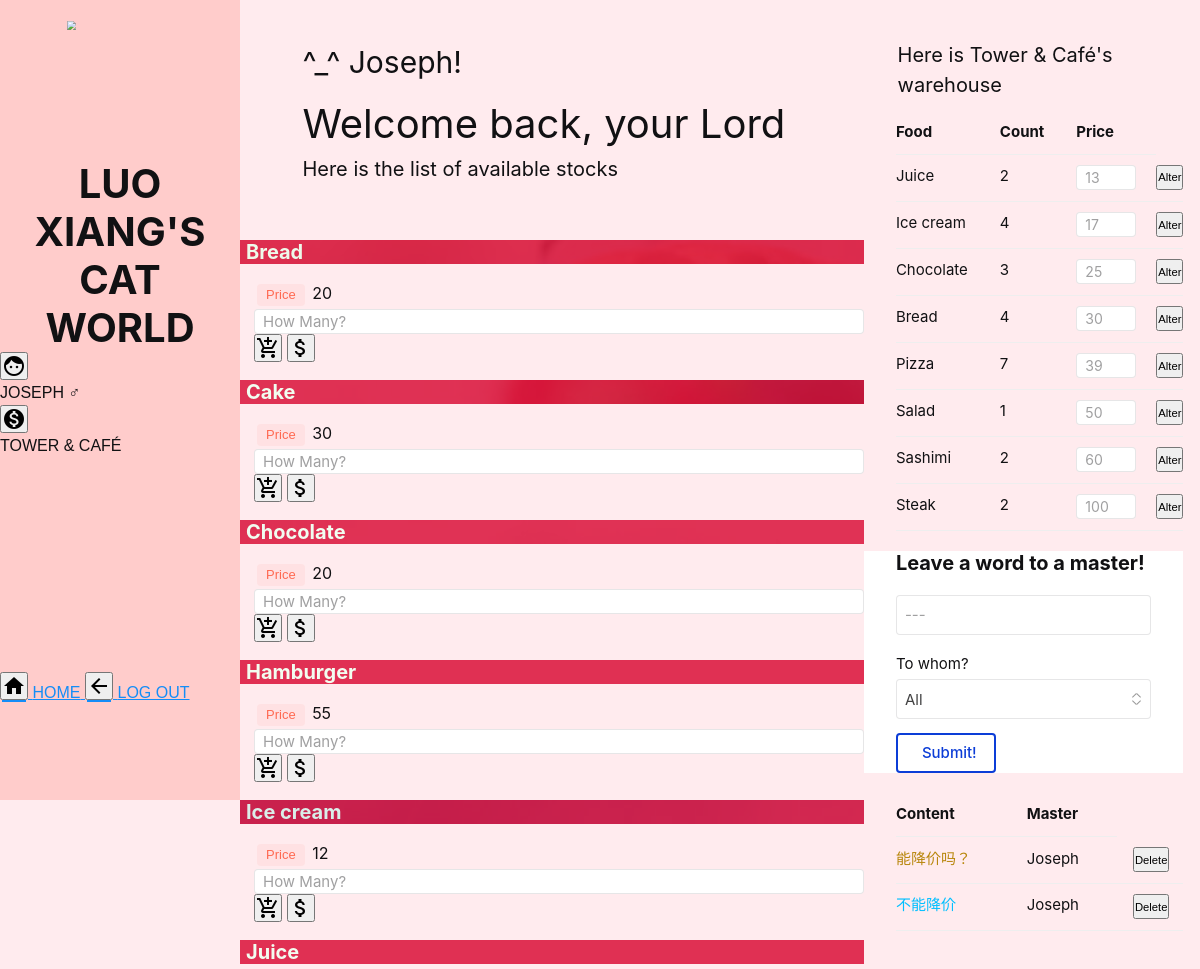
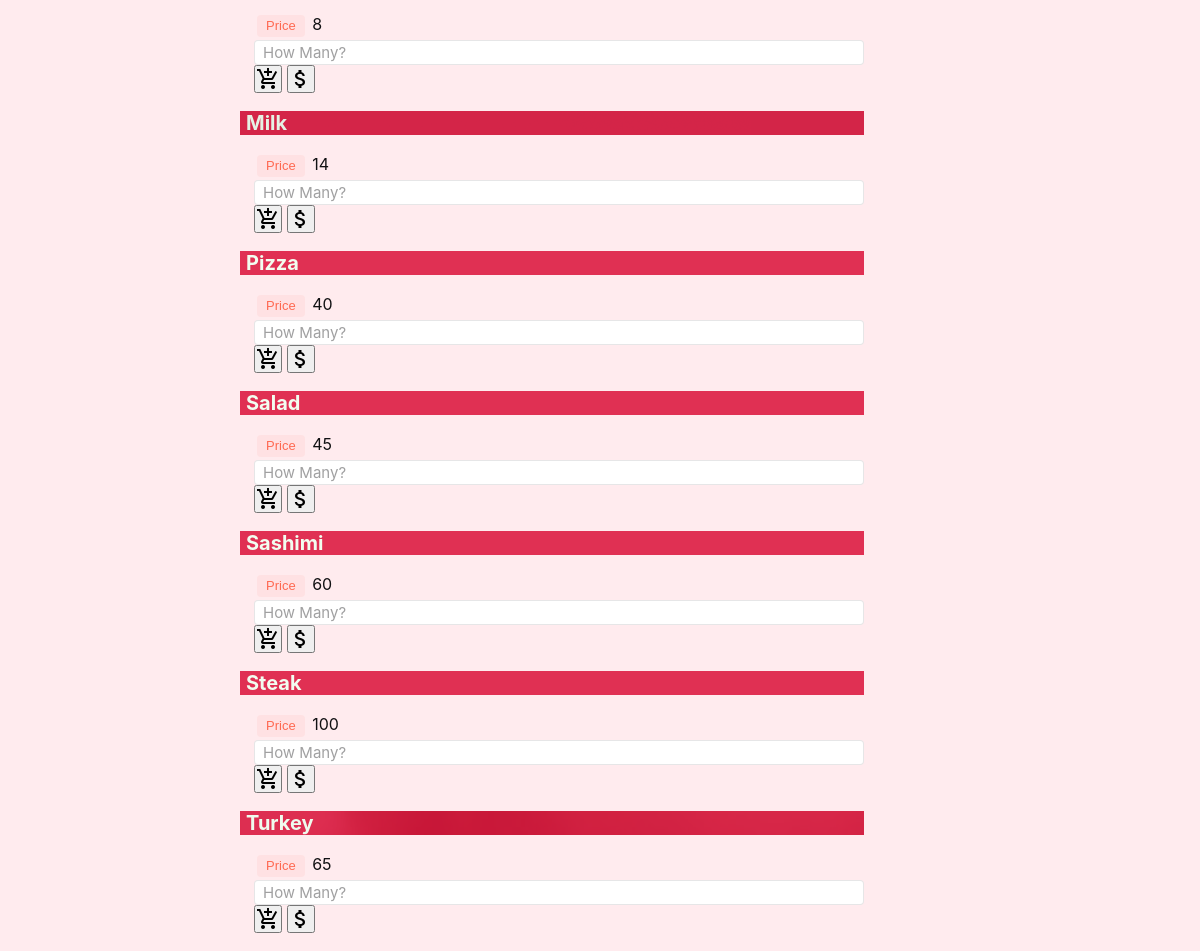
The page /games/1/manage/ on the database its author committed (2 pictures, top to bottom).
### games/models.py (models this page shows, shortened)
class Manager(models.Model):
    name = models.CharField(max_length=20, help_text="Explore with a lovely name")
    sex_option = (
        ('♂', '♂'),
        ('♀', '♀'),
    )
    sex = models.CharField(max_length=1, choices=sex_option, blank=True)
    password = models.CharField(max_length=20)
    market = models.ForeignKey('Market', on_delete=models.CASCADE)
    class Meta:
        ordering = ["name"]

class Market(models.Model):
    name = models.CharField(max_length=20)
    picture = models.ImageField(upload_to='Market')
    class Meta:
        ordering = ["name"]

class Food(models.Model):
    name = models.CharField(max_length=20)
    CHOICES = [(i,i) for i in range(1, 20)]
    effect = models.IntegerField(choices=CHOICES)
    picture = models.ImageField(upload_to='Food')
    baseprice = models.IntegerField(default=30)
    class Meta:
        ordering = ["name"]

class Sell(models.Model):
    food = models.ForeignKey('Food', on_delete=models.CASCADE)
    market = models.ForeignKey('Market', on_delete=models.CASCADE)
    num = models.IntegerField(default=1)
    price = models.IntegerField(default=1)
    class Meta:
        ordering = ["price", "-num"]

class Conversition(models.Model):
    master = models.ForeignKey('Master', on_delete=models.CASCADE)
    market = models.ForeignKey('Market', on_delete=models.CASCADE)
    words = models.CharField(max_length=50, blank=True, null=True)
    CHOICES = [(i,i) for i in range(1, 3)]
    direct = models.IntegerField(choices=CHOICES)
    class Meta:
        ordering = ["master", "market"]

class Master(models.Model):
    name = models.CharField(max_length=20, help_text="Explore with a lovely name")
    sex_option = (
        ('♂', '♂'),
        ('♀', '♀'),
    )
    sex = models.CharField(max_length=1, choices=sex_option, blank=True)
    money = models.IntegerField(default=500)
    password = models.CharField(max_length=20)
    catnum = models.IntegerField(default=0)
    class Meta:
        ordering = ["name"]

### games/views.py (the view, shortened to what this page needs)
# urls.py: path('<int:manager_id>/manage/', views.market_manage, name='market_manage'),
def market_manage(request,manager_id):
    manager = get_object_or_404(Manager, pk = manager_id)
    market=manager.market
    all_food = Food.objects.all()
    change = request.POST.get('change')
    food_id = request.POST.get('food_select')
    price = request.POST.get('food_price')
    buy = request.POST.get('buy')
    sell = request.POST.get('sell')
    num = request.POST.get('num')
    food___id = request.POST.get('food_id')
    if Food.objects.filter(id=food___id):
        food = Food.objects.get(id=food___id)
    if change:
        print(food_id)
        print(market.name)
        sell=Sell.objects.get(market=market,food__id=food_id)
        sell.price=price
        sell.save()
    market_food = Sell.objects.filter(market = market)
    conver_flag = request.POST.get('conver_flag')
    conver_context = request.POST.get('conver_context')
    conver_master = request.POST.get('conver_master')
    if conver_flag:
        master=Master.objects.get(name=conver_master)
        conver=Conversition.objects.create(master=master,market=market,words=conver_context,direct=2)
        conver.save()
    conver_delete = request.POST.get('conver_delete')
    conver_delete_id = request.POST.get('conver_delete_id')
    if conver_delete:
        conver=Conversition.objects.get(id=conver_delete_id)
        conver.delete()
    conver_list=Conversition.objects.filter(market=market)
    context={'manager':manager,'market':market,'market_food':market_food,'all_food':all_food,'conver_list':conver_list}
    return render(request,'games/market_manage.html',context)

### games/templates/games/market_manage.html (shortened to what this page needs)
{% load static %}
<!DOCTYPE html>
<html style="height:100%">
<head>
    <link href="https://unpkg.com/material-components-web@latest/dist/material-components-web.min.css" rel="stylesheet">
    <link rel="stylesheet" type="text/css" href="{% static 'games/css/kube.min.css' %}">
    <link rel="stylesheet" type="text/css" href="{% static 'games/js/kube.min.js' %}">
    <link rel="stylesheet" type="text/css" href="{% static 'games/Animate.css' %}">
    <link rel="stylesheet" type="text/css" href="{% static 'games/slowshake.css' %}">
    <link rel="stylesheet" type="text/css" href="{% static 'games/style.css' %}">
</head>
<body>
    <div>
        <aside class="mdc-drawer shrine-drawer leftbox" style="height: 100vh;position: fixed;">
                <div class="logo delay-0.7s">
                <img src="https://nbviewer.jupyter.org/github/Josep-h/LuoXiang-s-Cat-World/blob/master/LuoXiangCatWorld/games/logo.png" style="height:100% ;width:100%; zoom:60%" class="shake-slow shake-freeze shake-freeze--hover">
            </div>
            <div class="mdc-drawer__header font_control shake-slow shake-freeze shake-freeze--hover">
                <h1 class="shrine-title">Luo Xiang's Cat World</h1>
            </div>
            <div class="mdc-drawer__content info">
                <nav class="mdc-list">
                    <div class="mdc-list-item info_item">
                        <button class="material-icons mdc-icon-button mdc-card__action mdc-card__action--icon shake-slow shake-freeze shake-freeze--hover" >face</button>
                        <span class="mdc-list-item__text font_control">{{manager.name}}  {{manager.sex}}</span>
                    </div>
                    <div class="mdc-list-item info_item">
                        <button class="material-icons mdc-icon-button mdc-card__action mdc-card__action--icon shake-slow shake-freeze shake-freeze--hover" >monetization_on</button>
                        <span class="mdc-list-item__text font_control">{{market.name}}</span>
                    </div>
                </nav>
            </div>
            <div class="mdc-drawer__content">
                <nav class="mdc-list">
                    <a class="mdc-list-item" href="/games/{{manager.id}}/manage/">
                        <button class="material-icons mdc-icon-button mdc-card__action mdc-card__action--icon shake-slow shake-freeze shake-freeze--hover" >home</button>
                        <span class="mdc-list-item__text font_control">Home</span>
                    </a>
                    <a class="mdc-list-item" href="/games/">
                        <button class="material-icons mdc-icon-button mdc-card__action mdc-card__action--icon shake-slow shake-freeze shake-freeze--hover" >arrow_back</button>
                        <span class="mdc-list-item__text font_control">Log out</span>
                    </a>
                </nav>
            </div>
        </aside>
        <div class="rightbox">
            <div class="leftbox-middle">
                <div class="animated bounceInDown" style="height:200px;width: 500px;margin-top: 40px;margin-left: 10%">
                    <div style="font-size:30px;height: 30px;margin: auto">^_^ {{manager.name}}!</div><br>
                    <div style="font-size:40px;margin:auto"> Welcome back, your Lord</div>
                    <div style="font-size:20px;margin:auto"> Here is the list of available stocks </div>
                </div>
                {% if all_food %}
                <div class="mdc-layout-grid ">
                    <div class="mdc-layout-grid__inner">
                    {% for food in all_food %}
                        <div class="mdc-layout-grid__cell--span-4 mdc-card animated bounceInUp" style="width:100%;">
                            <div class="mdc-card__media mdc-card__media--16-9" style="background-image: url(../../../../media/{{ food.picture }});">
                                <div style="background-color:crimson;margin-bottom:0px; opacity: 0.87;height:100%">
                                    <h4 style="margin-left: 6px;margin-bottom: 6px;color: honeydew;">{{ food.name }}</h4>
                                </div>
                            </div>
                            <div  style="margin-left:14px;margin-top: 14px;margin-bottom: 14px">
                                <div><div class="labelstyle"><button class="label is-warning">Price</button></div> <div style="display: inline-block">{{ food.baseprice }}</div></div>
                                <form name="myForm" action="{% url 'games:market_manage' manager.id %}" method="post" style="margin-bottom: 0px;margin-top: 0px;">
                                    <div class="mdc-card__actions" style="margin-top:0px;margin-bottom:0px">
                                        <input type="number" placeholder="How Many?" name="num" min="0" style="height:25px;font-size: 15px;margin-right: 10px">
                                        <button type="submit" name="buy" value = "buy" class="mdc-icon-button material-icons" name="buy" value="buy">
                                        </button>
                                        <button type="submit" name="sell" value="sell" class="mdc-icon-button material-icons" name = "sell" value = "sell">
                                        </button>
                                    </div>
                                </form>
                            </div>
                        </div>
                    {% endfor %}
                    </div>
                </div>
                {% else %}
                    <h1 style="margin-left: 10%;font-size: 30px;color: crimson" class="animated bounceInDown">SELL OUT</h1>
                {% endif %}
            </div>
            <div class="rightbox-middle">
                <div class="animated bounceInDown" style="height:50px;width: 300px;margin-top: 40px;margin-left: 10%">
                    <div style="font-size:20px;margin:auto"> Here is {{market.name}}'s warehouse</div>
                </div>
                <div class="mdc-card animated bounceInRight" style="width:95%;margin-top:20px">
                    <table class="filter" style="width:90%">
                        <thead>
                            <tr>
                                <th>Food</th>
                                <th>Count</th>
                                <th>Price</th>
                            </tr>
                        </thead>
                        <tbody>
                            {% if market_food %}
                            {% for food in market_food %}
                            <tr>
                                <td>{{food.food.name}}</td>
                                <td>{{food.num}}</td>
                                <form name="price_changer" action="{% url 'games:market_manage' manager.id %}" method="post">
                                    <td style="padding-right: 20px">
                                        <input type="number" placeholder="{{food.price}}" name="food_price" style="height:25px; width: 60px">
                                    </td>
                                    <td style="margin-left: 0px;padding-left:0px">
                                        <button type="submit" name="change" value = "change" class="mdc-button mdc-button--dense" style="height:25px;font-size: 75%">
                                            Alter
                                        </button>
                                    </td>
                                </form>
                            </tr>
                            {% endfor %}
                            {% else %}
                            <tr>
                                <td>...</td>
                            </tr>
                            {% endif %}
                        </tbody>
                    </table>
                </div>
                <div class="search-box mdc-card animated bounceInRight" style="width:95%;margin-top:20px">
                    <h4 style="margin-top: 20px;margin-left: 10%;margin-bottom: 0px">Leave a word to a master!</h4>
                    <form action="{% url 'games:market_manage' manager.id%}" method="post">
                        <div class="filter" style="margin-top:20px">
                            <input type="text" placeholder="---" name="conver_context" method="post">
                        </div>
                        <div class="filter" style="margin-bottom: 30px;margin-top: 0px">
                            <label>To whom?</label>
                            <select name="conver_master">
                                <option value="All">All</option>
                            </select>
                        </div>
                        <input type="submit" class="btn submit_button button is-secondary" value="Submit!" name="conver_flag" style="bottom-top:20px">
                    </form>
                </div>
                <div class="mdc-card animated bounceInRight" style="width:95%;margin-top:20px">
                    <table class="filter" style="width:90%">
                        <thead>
                            <tr>
                                <th>Content</th>
                                <th>Master</th>
                            </tr>
                        </thead>
                        <tbody>
                            {% if conver_list %}
                            {% for conver in conver_list %}
                                <tr>
                                    {% ifequal conver.direct 1 %}
                                    <td style="color:darkgoldenrod">{{conver.words}}</td>
                                    {% else %}
                                    <td style="color:deepskyblue">{{conver.words}}</td>
                                    {% endifequal %}
                                    <td>{{conver.master.name}}</td>
                                    <form name="myForm" action="{% url 'games:market_manage' manager.id %}" method="post">
                                        <td>
                                            <button type="submit" name="conver_delete" value = "conver_delete" class="mdc-button mdc-button--dense" style="height:25px;font-size: 75%">
                                                Delete
                                            </button>
                                        </td>
                                    </form>
                                </tr>
                            {% endfor %}
                            {% else %}
                            <tr>
                                <td>...</td>
                            </tr>
                            {% endif %}
                        </tbody>
                    </table>
                </div>
            </div>
        </div>
    </div>
</body>
</html>

### games/static/games/slowshake.css (style rules this page uses)
.shake-slow { display: inherit; transform-origin: center center; }
.shake-freeze, .shake-constant.shake-constant--hover:hover, .shake-trigger:hover .shake-constant.shake-constant--hover { animation-play-state: paused; }
.shake-slow:hover, .shake-trigger:hover .shake-slow, .shake-slow.shake-freeze, .shake-slow.shake-constant { animation-name: shake-slow; animation-duration: 5s; animation-timing-function: ease-in-out; animation-iteration-count: infinite; }

### games/static/games/style.css (style rules this page uses)
.logo { height: 15%; width: 45%; margin-left: auto; margin-right: auto; margin-top:20px; margin-bottom:20px; }
.shrine-drawer { width: 100%; margin-left: 0 auto; fill: currentColor; height: 100vh; text-transform: uppercase; background-color: #ffcccb; }
.shrine-title { text-align: center; margin: 0px auto; }
.leftbox { width: 20%; height: 100%; float: left; }
.rightbox { width: 80%; height: 100%; float: right; margin: 0; }
.info { height:40%; }
.info_item { height:20%; }
.font_control { font-family: 'Franklin Gothic Medium', 'Arial Narrow', Arial, sans-serif; }
.search-box { background-color: #ffffff; height: auto; width: auto; margin-top: 25px; margin-bottom: 20px; margin-left: 0px; margin-right: 0px; }
.filter { margin-left: 10%; margin-right: 10%; margin-top: 8px; margin-bottom: 8px; height: 50px; }
.submit_button { width:100px; margin-left:10%; }
.leftbox-middle { width: 50%; height: 100%; float: left; margin: 0px; }
.rightbox-middle { width: 50%; height: 100%; float: right; margin: 0px; }

### games/templates/games/market_manage.html (style rules this page uses)
body { margin:0; padding:0; background-color: #ffebee; }
.labelstyle { display: inline-block; margin-top:3px; margin-bottom:3px; margin-left:3px; margin-right:3px; }
.leftbox-middle { width: 65%; height: 100%; float: left; margin: 0px; }
.rightbox-middle { width: 35%; height: 100%; float: right; margin: 0px; }

### rows shown on the page
Manager: name "JOSEPH", sex "♂", name "Joseph"
Market: name "TOWER & CAFÉ", name "Tower & Café"
Food: picture (picture), name "Bread", baseprice "20"
Food: picture (picture), name "Cake", baseprice "30"
Food: picture (picture), name "Chocolate", baseprice "20"
Food: name "Hamburger", baseprice "55"
Food: picture (picture), name "Ice cream", baseprice "12"
Food: name "Juice", baseprice "8"
Food: picture (picture), name "Milk", baseprice "14"
Food: name "Pizza", baseprice "40"
Food: name "Salad", baseprice "45"
Food: name "Sashimi", baseprice "60"
Food: name "Steak", baseprice "100"
Food: picture (picture), name "Turkey", baseprice "65"
Sell: food.name "Juice", num "2", food_price "13"
Sell: food.name "Ice cream", num "4", food_price "17"
Sell: food.name "Chocolate", num "3", food_price "25"
Sell: food.name "Bread", num "4", food_price "30"
Sell: food.name "Pizza", num "7", food_price "39"
Sell: food.name "Salad", num "1", food_price "50"
Sell: food.name "Sashimi", num "2", food_price "60"
Sell: food.name "Steak", num "2", food_price "100"
Conversition: words "能降价吗？", master.name "Joseph"
Conversition: words "不能降价", master.name "Joseph"
